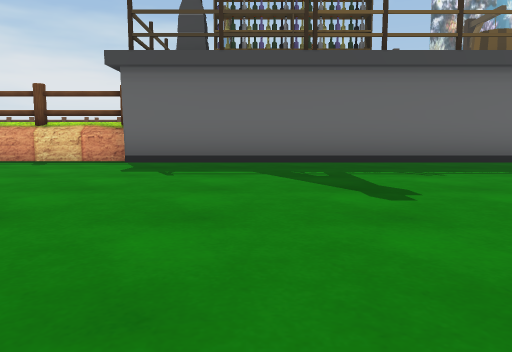
view 1 (above)

24 first-person views from a walk through a scene from a Unity 3-D project. The camera is 0.48 m above the floor, tilts 6° down and sees 70° across. The floor is counted in squares, 1 m on a side. Each view is taken from the middle of a square. On the plan, view 1 faces up. The plan holds only what a view shows up to about 9 squares ahead; the rest is blank. The place goes on beyond the plan. The player character is not drawn. Some surface patterns are stand-ins.

view 2
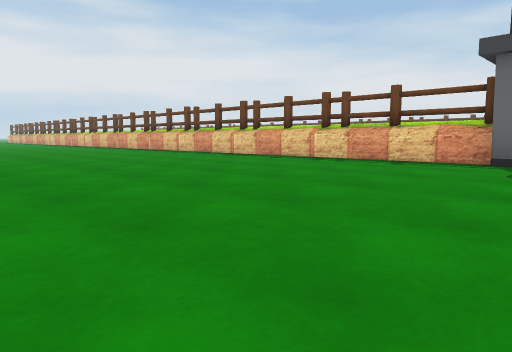

view 3
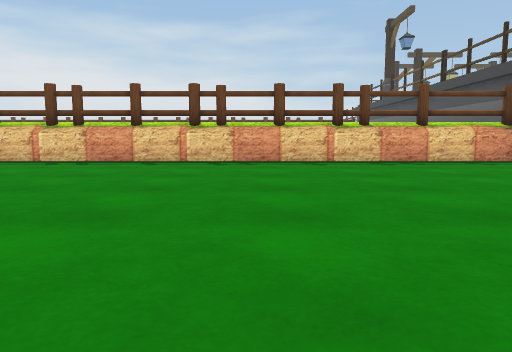

view 4
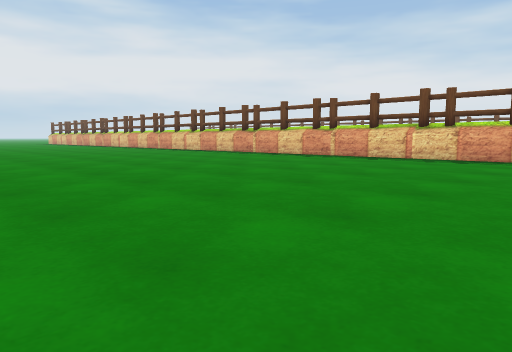

view 5
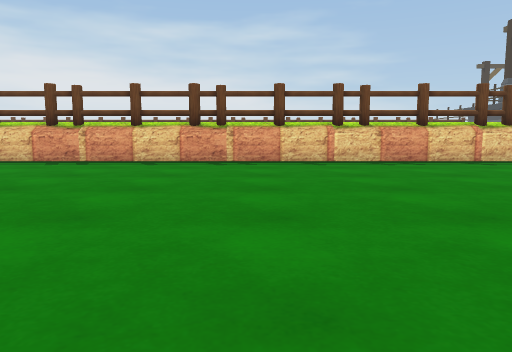

view 6
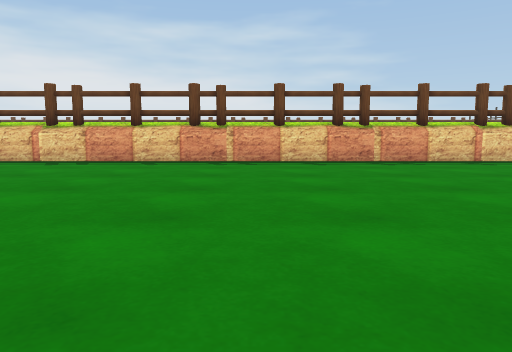

view 7
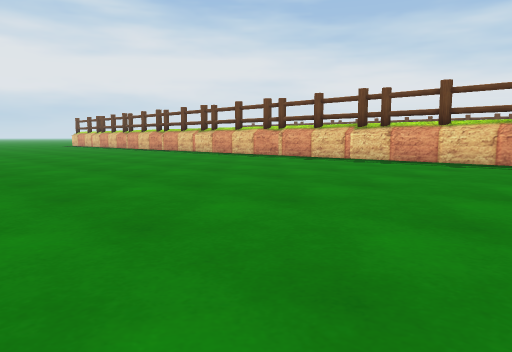

view 8
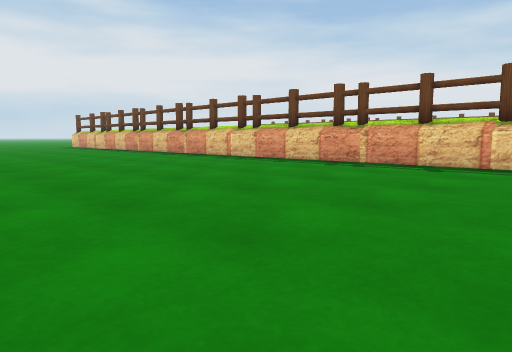

view 9
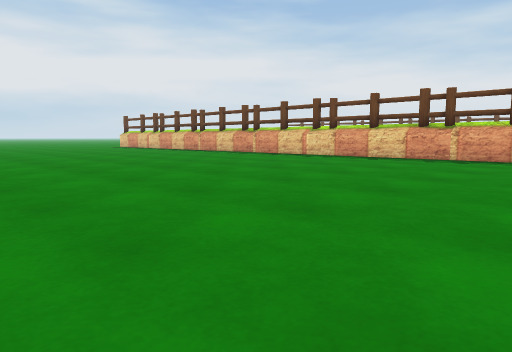

view 10
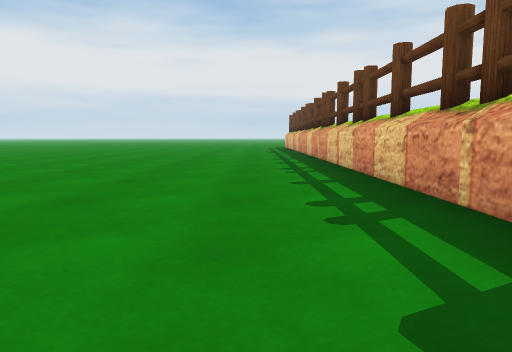

view 11
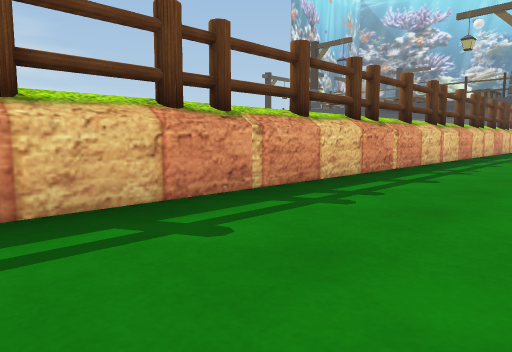

view 12
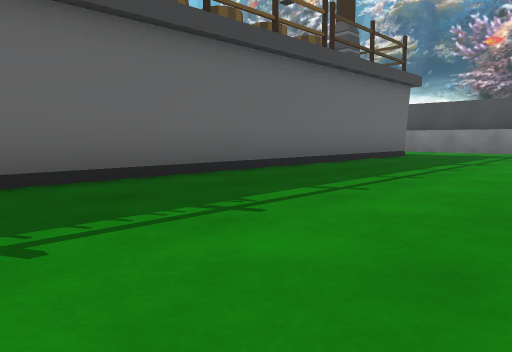

view 13
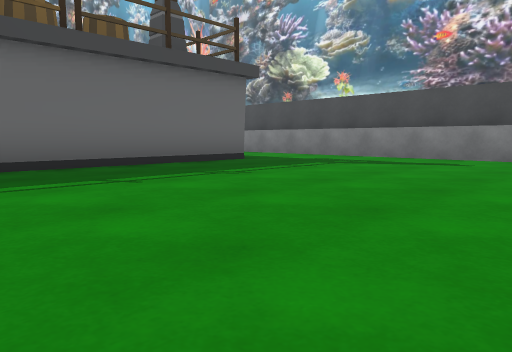

view 14
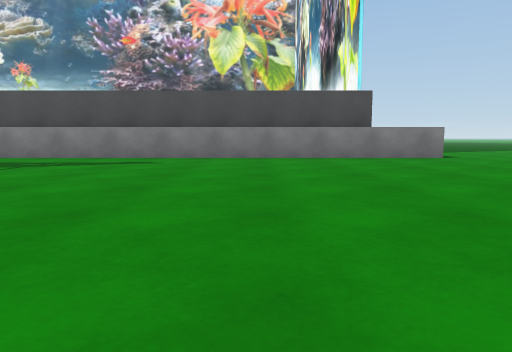

view 15
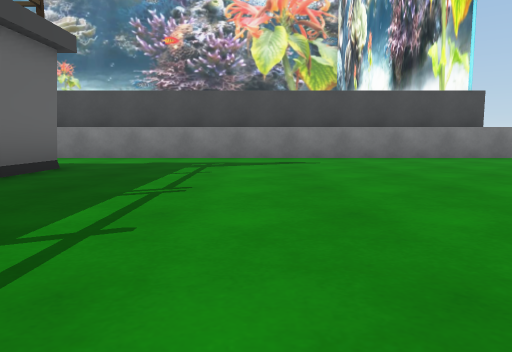

view 16
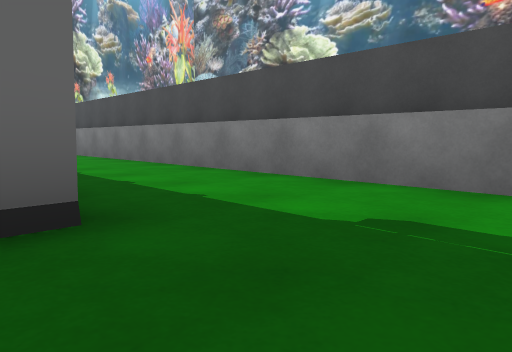

view 17
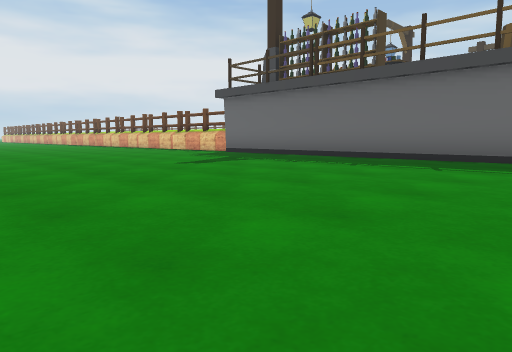

view 18
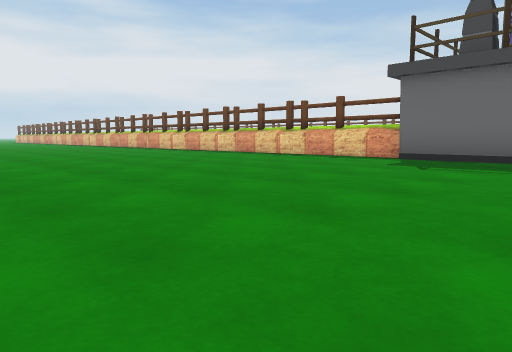

view 19
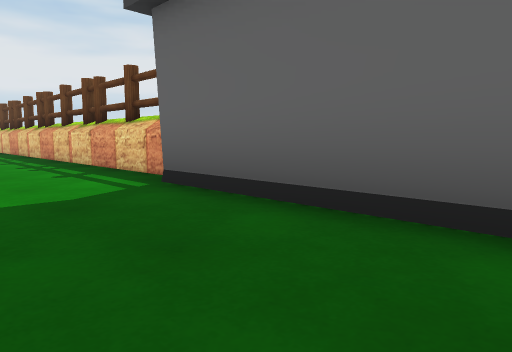

view 20
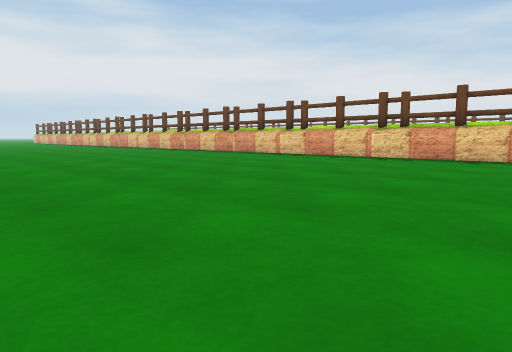

view 21
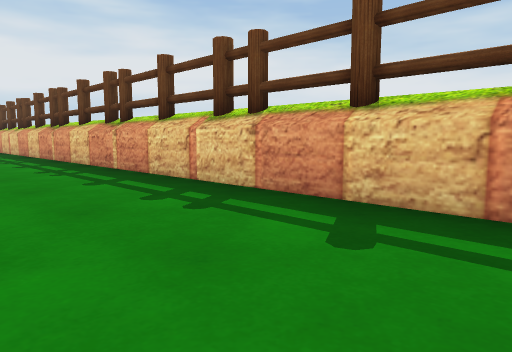

view 22
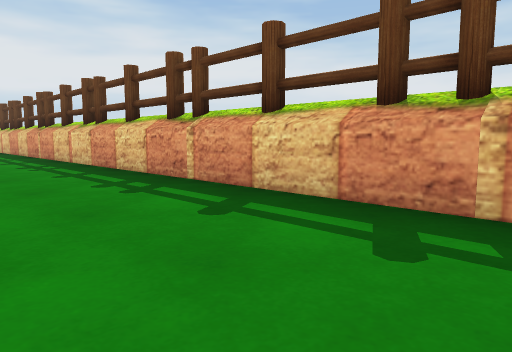

view 23
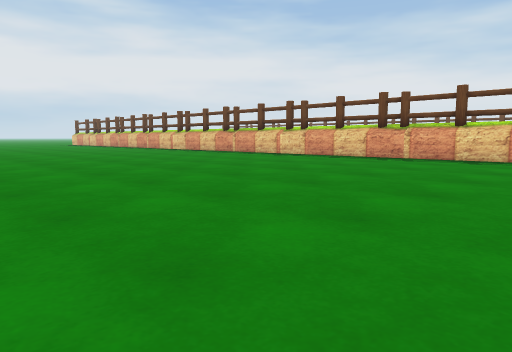

view 24
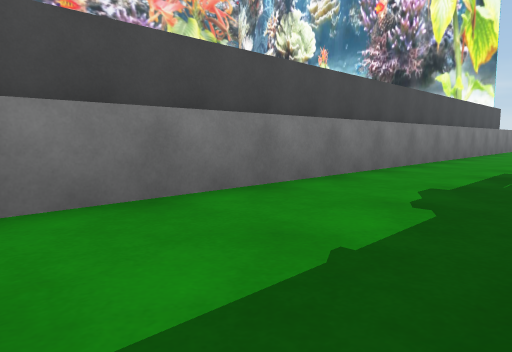

### Floor plan
Points are (right, up) in squares from view 1. A wall is a line through its corners. A room is listed if a view was taken in it or the views show most of it. See-through windows are left out.
Room 1 (views 1, 2, 3, 4, 5, 6, 7, 8, 9, 10, 11, 12, 13, 14, 15, 16, 17, 18, 19, 20, 21, 22, 23, 24)
walls: (-2.5, 7.5) (-27.5, 7.5); (-1, 7.9) (-1.8, 7.9); (1, 7.9) (-0.9, 7.9); (2.5, 7.9) (1.1, 7.9); (11.8, 7.1) (-2.6, 7.1); (14.6, -1.5) (14.6, 16.6)

Positions as (right, up) in squares from view 1, and headings:
1: (0, 0), facing up
2: (-1, 0), facing up-left
3: (-8, 0), facing up
4: (-9, -1), facing up-left
5: (-14, 0), facing up
6: (-17, 0), facing up
7: (-17, 0), facing up-left
8: (-20, 1), facing up-left
9: (-21, -1), facing up-left
10: (-21, 6), facing left
11: (-20, 5), facing up-right
12: (2, 3), facing up-right
13: (6, 1), facing up-right
14: (6, 1), facing right
15: (6, 4), facing right
16: (11, 5), facing up-right
17: (7, -1), facing up-left
18: (1, -1), facing up-left
19: (1, 5), facing up-left
20: (-5, -1), facing up-left
21: (-9, 5), facing up-left
22: (-14, 5), facing up-left
23: (-14, -1), facing up-left
24: (12, 17), facing down-right
